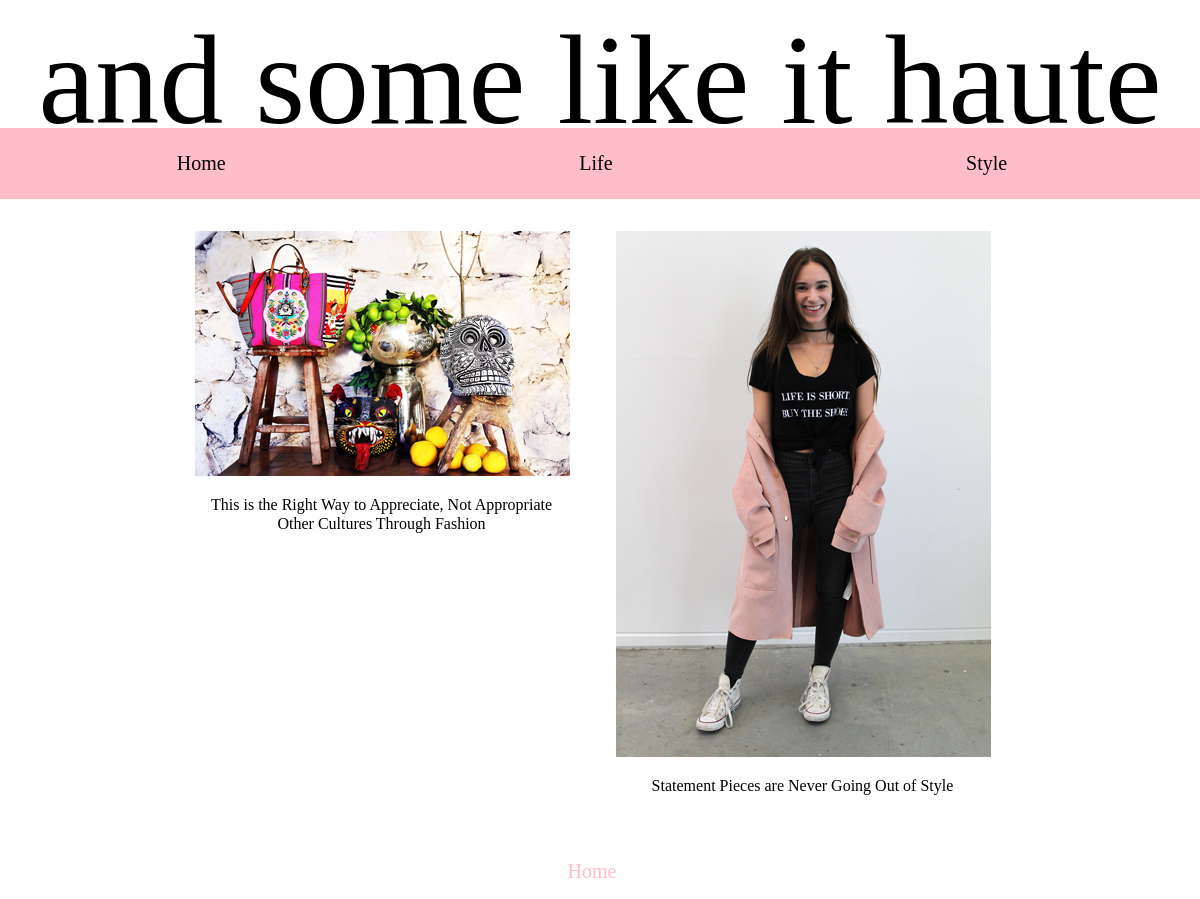
Screenshot of /php/style.php with the database file from the repository.
### tables this page shows
CREATE TABLE `pages` (
  `id` int(11) NOT NULL,
  `title` varchar(50) NOT NULL
);

CREATE TABLE `master` (
  `id` int(11) NOT NULL,
  `type` varchar(50) NOT NULL,
  `category` varchar(50) NOT NULL,
  `date` date NOT NULL,
  `title` varchar(120) NOT NULL,
  `image` varchar(80) NOT NULL,
  `alt` varchar(50) NOT NULL,
  `body` text NOT NULL
);

### php/style.php (the view, shortened to what this page needs)
<?php require_once 'config.php';
?>
<!DOCTYPE html>
<html>
<?php include 'nav.php'; ?>
<div class="content-wrapper">
<?php
$query = "SELECT * FROM master where category = 'fashion'";
$result = mysqli_query($connection, $query);
while ($row = mysqli_fetch_assoc($result)) { ?>
<div class="content">
  <img src="<?php echo $row['image']; ?>"
    alt="<?php echo $row['alt']; ?>"/>
  <p class="content-title">
    <?php echo $row['title']; ?>
  </p>
</div>
<?php }
?>
</div>
<?php include 'footer.php'; ?>
  </body>
</html>

### php/nav.php (shortened to what this page needs)
<?php require 'config.php';
?>
<head>
  <link rel="stylesheet" type="text/css" href="../css/normalize.css">
  <link rel="stylesheet" type="text/css" href="../css/master.css">
</head>
<body>
<h1>and some like it haute</h1>
<div class="topnav">
<div class="row">
  <ul class="nav-pages">
    <?php
      $query = "SELECT id, title FROM pages WHERE title = 'Home' or title = 'Life' or title = 'Style'";
      $result = mysqli_query($connection, $query);
      while ($row = mysqli_fetch_assoc($result)) {
        $title = strtolower($row['title']);
        echo "<li class=\"nav-item\">";
        echo "<a href=\"" . $title . ".php?id={$row['id']}\">";
        echo $row['title'];
        echo "</a>";
        echo "</li>";
      }
    ?>
    </ul>
</div>
</div>

### php/footer.php (shortened to what this page needs)
<?php require 'config.php';
?>
<div class="footer">
  <div class="row">
    <ul class="footer-pages">
      <?php
      $query = "SELECT id, title FROM pages WHERE title = 'Home'";
      $result = mysqli_query($connection, $query);
      while ($row = mysqli_fetch_assoc($result)) {
        echo "<li class=\"footer-item\">";
        echo "<a href=\"home.php?id={$row['id']}\">";
        echo $row['title'];
        echo "</a>";
        echo "</li>";
      }
      ?>
    </ul>

### css/master.css (style rules this page uses)
* { box-sizing:border-box; }
html { font-size: 100%; }
body { margin: 0; width: 100%; }
a { text-decoration: none; color: black; }
h1 { display: flex; flex-wrap: nowrap; justify-content: center; font-family: "p22-zaner-pro-one", serif; font-size: 700%; text-align: center; font-weight: 200; margin: 0px; width: 100%; line-height: 6rem; }
@media screen and (min-width: 50rem) { h1 { font-size: 800%; padding-top: 2rem; } }
div.topnav { height: auto; width: 100%; }
ul.nav-pages { list-style: none; text-decoration: none; -webkit-padding-start: 0; -moz-padding-start:0; text-align: center; align-items: center; font-family: "essonnes-display", serif; font-size: 125%; margin: 0px; width: 100%; }
.nav-item { padding-top: .5rem; padding-bottom: .5rem; }
li.nav-item a { text-decoration: none; color:black; }
@media (min-width: 50rem) { div.topnav { background-color: #ffbdc9; } }
@media (min-width: 50rem) { .topnav .row { flex-direction: row; } }
@media (min-width: 50rem) { .nav-pages { list-style: none; text-decoration: none; display: flex; margin: 0; overflow: hidden; flex-wrap:nowrap; justify-content: space-around; align-items: center; align-self: center; font-family: "essonnes-display", serif; font-size: 125%; padding: 1rem; color:black; padding: 1rem 1rem; width: 100%; } }
.content { display:block; flex-grow: 1; flex-shrink: 1; flex-basis: auto; margin: 1rem; padding-right: 1rem; width:100%; height:auto; align-items: center; }
.content-wrapper { display: block; flex-wrap: wrap; justify-content: center; align-content: center; margin: 1rem 1rem; }
@media screen and (min-width:1100px) { .content-wrapper { display: flex; } }
@media screen and (min-width:1100px) { .content { max-width: 33.3%; flex-wrap: nowrap; align-items: flex-start; } }
@media screen and (min-width:1100px) { .content-title { width: auto; text-align: left; } }
.content-title { color:black; text-align: center; }
p { width: 100%; font-family: "essonnes-display", serif; font-weight: 100; }
ul.footer-pages { list-style: none; text-decoration: none; -webkit-padding-start: 0; -moz-padding-start:0; text-align: center; align-items: center; font-family: "essonnes-display", serif; font-size: 125%; margin: 0px; color: #ffbdc9; }
li.footer-item a { text-decoration: none; color: #ffbdc9; }
ul { -webkit-padding-start: 0px; }
.footer-item { padding-top: .5rem; padding-bottom: .5rem; }
@media (min-width: 50rem) { .footer-pages { list-style: none; text-decoration: none; display: flex; flex-flow: row wrap; margin: 0; overflow: hidden; justify-content: center; font-family: "essonnes-display", serif; font-size: 75%; padding: 1rem 1rem; width: 100%; } }
@media (min-width: 50rem) { .footer-item { padding: 0 1.5rem; } }

### rows the page displays
pages: title "Home"
pages: title "Life"
pages: title "Style"
master: image (picture), title "This is the Right Way to Appreciate, Not Appropriate Other Cultures Through Fashion"
master: image (picture), title "Statement Pieces are Never Going Out of Style"
